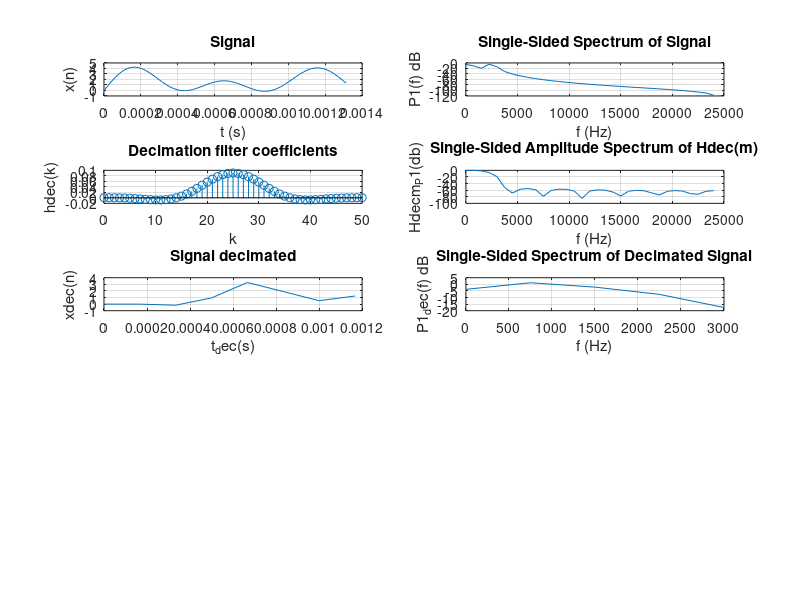

Source code (MATLAB):
% close all
clear

%-- common --
fs = 48000;         % Sampling frequency                    
Ts = 1/fs;          % Sampling period
fnyq = fs / 2;      % Nyquist frequency
L = 64;          % Length of signal
t = (0:L-1)*Ts;     % Time vector
% atten_db = 60;      % Attenuation [db]. Aprox. 10 bits [ENOB], atten = 10 * 6.02 + 1.76 

% hlow_fpass = 600;
% hlow_fstop = 800;
% hband_fstop1 = 600;
% hband_fpass1 = 800;
% hband_fpass2 = 1400;
% hband_fstop2 = 6600;
% hhigh_fstop = 1400;
% hhigh_fpass = 1600;
% nfir = 100;

%-- signal --
f1 = 200;           % Signal frequency components
f2 = 400;           %
f3 = 1000;          %
f4 = 1200;          %
f5 = 1800;          %
f6 = 2000;          %
xn = sin(2*pi*f1*t) + sin(2*pi*f2*t) + sin(2*pi*f3*t) + sin(2*pi*f4*t) + sin(2*pi*f5*t) + sin(2*pi*f6*t);   %Signal

%-- signal fft --
f = fs*(0:(L/2))/L;             % Freq. vector
xn_win = xn'.*hanning(L);       % Windowing signal
Xm = fft(xn_win);               % FFT
P2 = abs(Xm/L);                 %
P1 = P2(1:L/2+1);               % Single sided FFT
P1(2:end-1) = 2*P1(2:end-1);    %
P1_db = 20*log10(P1);           %

%-- decimation filter --
decimation = 8;                     % Decimation factor. 48000Hz -> 6000Hz
B = 2200;                           % Pass band for decimate filter
fs_dec = fs / decimation;           % Sampling frequency after decimation
fstop = fs_dec - B;                 % At fstop the attenuation must be aprox 60dB (10 ENOB) to avoid aliasing
n_hdec = 50;                        % Decimation filter order
hdec_k = fir1(n_hdec,(B/fnyq));     % Decimation filter coeficients

%-- decimation filter fft --
Hdecm = fft( [hdec_k zeros(1, L - length(hdec_k))] ); % Single sided FFT
Hdecm_P2 = abs(Hdecm/1);                % Don't divide because filter coefficients are already scaled
Hdecm_P1 = Hdecm_P2(1:L/2+1);           % 
Hdecm_P1(2:end-1) = Hdecm_P1(2:end-1);  %
Hdecm_P1_db = 20*log10(Hdecm_P1);       %

%-- decimate signal --
xn_dec = filter(hdec_k,1,xn);               % Filter signal
xn_dec = downsample(xn_dec, decimation);    % Downlsample signal
t_dec = downsample(t, decimation);          % Decimate time vector

%-- decimate signal fft --
L_dec = length(xn_dec);                 % Lenght of decimated signal
f_dec = fs_dec*(0:(L_dec/2))/L_dec;     % Decimated frequency vector
xn_dec_win = xn_dec'.*hanning(L_dec);   % Windowing
Xm_dec = fft(xn_dec_win);               % Single sided FFT
P2_dec = abs(Xm_dec/L_dec);             %
P1_dec = P2_dec(1:L_dec/2+1);           %
P1_dec(2:end-1) = 2*P1_dec(2:end-1);    %
P1_dec_db = 20*log10(P1_dec);           %

% % %-- lowpass filter --
% % hl_f =   [0 (hlow_fpass/Fs) (hlow_fstop/Fs) 1];
% % hl_mag = [1 1               0               0];
% % hl_k = fir2(nfir,hl_f,hl_mag);
% % 
% % %-- lowpass filter fft --
% % Hlm = fft( [hl_k zeros(1, L - length(hl_k))] );
% % Hlm_P2 = abs(Hlm/1);    % don't divide because filter coefficients are already scaled ???
% % Hlm_P1 = Hlm_P2(1:L/2+1);
% % Hlm_P1(2:end-1) = Hlm_P1(2:end-1);


%-- plots --
%figure
subplot(5,2,1)
plot(t, xn)
grid on
title('Signal')
xlabel('t (s)')
ylabel('x(n)')

subplot(5,2,2)
plot(f,P1_db) 
% plot(f,P1) 
grid on
title('Single-Sided Spectrum of Signal')
xlabel('f (Hz)')
ylabel('P1(f) dB')

subplot(5,2,3)
stem((0:n_hdec), hdec_k)
grid on
title('Decimation filter coefficients')
xlabel('k')
ylabel('hdec(k)')

subplot(5,2,4)
plot(f,Hdecm_P1_db) 
grid on
title('Single-Sided Amplitude Spectrum of Hdec(m)')
xlabel('f (Hz)')
ylabel('Hdecm_P1(db)')

subplot(5,2,5)
plot(t_dec, xn_dec)
grid on
title('Signal decimated')
xlabel('t_dec(s)')
ylabel('xdec(n)')

subplot(5,2,6)
% plot(f_dec,P1_dec) 
plot(f_dec,P1_dec_db) 
grid on
title('Single-Sided Spectrum of Decimated Signal')
xlabel('f (Hz)')
ylabel('P1_dec(f) dB')

% % subplot(5,2,3)
% % stem((0:nfir), hl_k)
% % grid on
% % title('Lowpass filter coefficients')
% % xlabel('k')
% % ylabel('hl(k)')
% % 
% % subplot(5,2,4)
% % plot(f,Hlm_P1) 
% % grid on
% % title('Single-Sided Amplitude Spectrum of Hl(m)')
% % xlabel('f (Hz)')
% % ylabel('|Hlm_P1(f)|')


%-- prints --

%-- input signal
xn_str = sprintf('%ef,', xn);
xn_str = xn_str(1:end-1);
xn_str = strcat('float src[FILTER_DEC_SRC_BLOCK_SIZE] = {', xn_str , '};');

%-- decimation filter coefficients
hdec_k_str = sprintf('%ef,', hdec_k);
hdec_k_str = hdec_k_str(1:end-1);
hedc_k_len_str = sprintf('%d', length(hdec_k));
hdec_k_str = strcat('float hdec_k[', hedc_k_len_str, '] = {', hdec_k_str , '};');

%-- decimation signal
xn_dec_str = sprintf('%ef,', xn_dec);
xn_dec_str = xn_dec_str(1:end-1);
xn_dec_str = strcat('float test_dst[FILTER_DEC_DEST_BLOCK_SIZE] = {', xn_dec_str , '};');

%-- create text file
fid = fopen('c_arrays.txt','wt');
fprintf(fid, '%s\n\n', hdec_k_str);
fprintf(fid, '%s\n\n', xn_str);
fprintf(fid, '%s\n\n', xn_dec_str);
fclose(fid);
